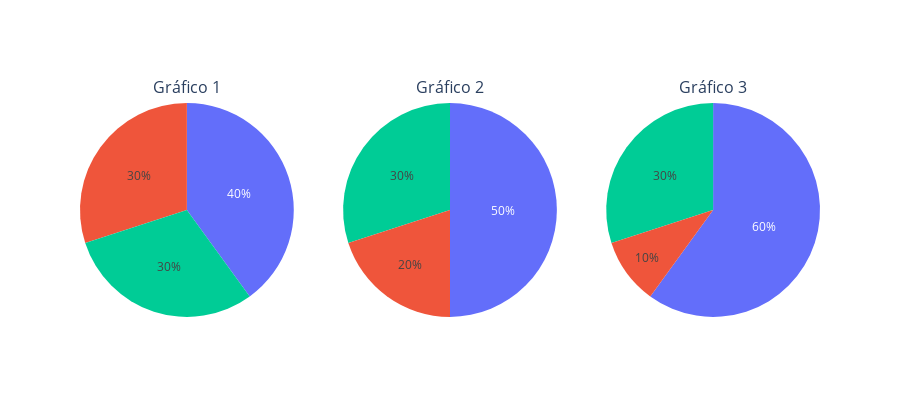

Source (notebook cell):
### Code cell
import plotly.express as px
from plotly.subplots import make_subplots
import plotly.graph_objects as go

# Dados de exemplo
labels = ['Categoria A', 'Categoria B', 'Categoria C']
values1 = [30, 40, 30]
values2 = [20, 50, 30]
values3 = [10, 60, 30]

# Criar gráficos de pizza individuais
fig1 = px.pie(labels=labels, values=values1, title='Gráfico 1')
fig2 = px.pie(labels=labels, values=values2, title='Gráfico 2')
fig3 = px.pie(labels=labels, values=values3, title='Gráfico 3')

# Criar subgráficos com o tipo de subplot 'domain'
fig = make_subplots(rows=1, cols=3, subplot_titles=['Gráfico 1', 'Gráfico 2', 'Gráfico 3'], specs=[[{'type': 'domain'}, {'type': 'domain'}, {'type': 'domain'}]])

# Adicionar gráficos aos subgráficos
fig.add_trace(fig1['data'][0], 1, 1)
fig.add_trace(fig2['data'][0], 1, 2)
fig.add_trace(fig3['data'][0], 1, 3)

# Atualizar layout
fig.update_layout(height=400, showlegend=False)

# Mostrar o gráfico
fig.show()

### Figure 1 — Plotly figure (JSON) as saved in the notebook; plotly's stock layout.template omitted (floating-point values rounded to 4 significant figures)
{"data": [{"domain": {"x": [0, 0.2889], "y": [0, 1]}, "hovertemplate": "value=%{value}<extra></extra>", "legendgroup": "", "name": "", "showlegend": false, "type": "pie", "values": [30, 40, 30]}, {"domain": {"x": [0.3556, 0.6444], "y": [0, 1]}, "hovertemplate": "value=%{value}<extra></extra>", "legendgroup": "", "name": "", "showlegend": false, "type": "pie", "values": [20, 50, 30]}, {"domain": {"x": [0.7111, 1], "y": [0, 1]}, "hovertemplate": "value=%{value}<extra></extra>", "legendgroup": "", "name": "", "showlegend": false, "type": "pie", "values": [10, 60, 30]}], "layout": {"annotations": [{"font": {"size": 16}, "showarrow": false, "text": "Gráfico 1", "x": 0.1444, "xanchor": "center", "xref": "paper", "y": 1, "yanchor": "bottom", "yref": "paper"}, {"font": {"size": 16}, "showarrow": false, "text": "Gráfico 2", "x": 0.5, "xanchor": "center", "xref": "paper", "y": 1, "yanchor": "bottom", "yref": "paper"}, {"font": {"size": 16}, "showarrow": false, "text": "Gráfico 3", "x": 0.8556, "xanchor": "center", "xref": "paper", "y": 1, "yanchor": "bottom", "yref": "paper"}], "height": 400, "showlegend": false}}
